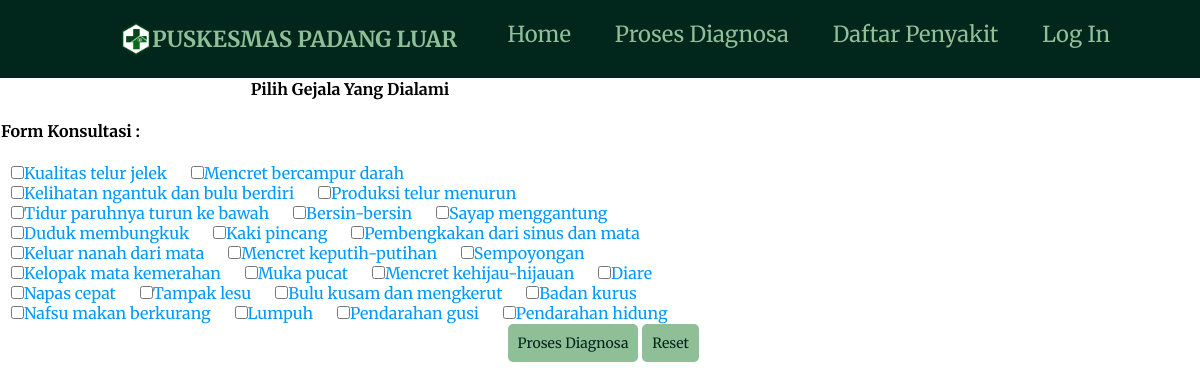
Page /index.php?top=konsultasiFm.php on the committed database.
### tables this page shows
CREATE TABLE `gejala` (
  `kd_gejala` char(4) NOT NULL,
  `gejala` varchar(100) NOT NULL
);

### konsultasifm.php (the view, shortened to what this page needs)
<html>
<head>
</head>
<body>
	<div class="konten">
		<form method="post" name="form" target="_self" action="?top=konsulperiksa.php">
			<table width="700" border="0" align="center" cellpadding="2" cellspacing="1" bordercolor="#FFFFFF">
				<tr>
					<td colspan="2">
						<div align="center"><strong>Pilih Gejala Yang Dialami</strong></div>
					</td>
				</tr>
				<tr>
					<td colspan="2">&nbsp;</td>
				</tr>
				<tr>
					<td colspan="2"><strong>Form Konsultasi :</strong></td>
				</tr>
				<tr>
					<td colspan="2">&nbsp;</td>
				</tr>
				<tr>
					<td width="504">
						<?php
						include "koneksi.php";
						$query = mysqli_query($koneksi, "SELECT * FROM gejala") or die("Query Error..!" . mysqli_error($koneksi));
						while ($row = mysqli_fetch_array($query)) {
							?>
							<li><input type="checkbox" name="gejala[]" id="gejala"
									value="<?php echo $row['kd_gejala']; ?>"><?php echo $row['gejala']; ?></li>
						<?php } ?>
					</td>
				</tr>
				<tr>
					<td width="504" align="right" bgcolor="#FFFFFF"><input type="submit" name="Submit"
							value="Proses Diagnosa"> <input type="reset" value="Reset"></td>
				</tr>
			</table>
		</form>
	</div>
</body>
</html>

### css/main.css (style rules this page uses)
* { box-sizing: border-box; margin: 0; padding: 0; font-family: "Merriweather", serif; }
.nav-links, li, a { color: black; display: inline-block; padding: 0 10px; }
.navbar-nav, li, a { color: #8FBF97; }
input[type=submit], input[type=reset] { color: #01261C; background-color: #8FBF97; font-size: 14px; margin: 0; top: 50%; border-style: none; border-radius: 5px; padding: 10px 10px 10px 10px; display: inline; justify-content: center; cursor: pointer; }

### konsultasifm.php (style rules this page uses)
li { line-height: -6px; font-weight: normal; color: #09F; }

### rows in the picture
gejala: gejala "Kualitas telur jelek"
gejala: gejala "Mencret bercampur darah"
gejala: gejala "Kelihatan ngantuk dan bulu berdiri"
gejala: gejala "Produksi telur menurun"
gejala: gejala "Tidur paruhnya turun ke bawah"
gejala: gejala "Bersin-bersin"
gejala: gejala "Sayap menggantung"
gejala: gejala "Duduk membungkuk"
gejala: gejala "Kaki pincang"
gejala: gejala "Pembengkakan dari sinus dan mata"
gejala: gejala "Keluar nanah dari mata"
gejala: gejala "Mencret keputih-putihan"
gejala: gejala "Sempoyongan"
gejala: gejala "Kelopak mata kemerahan"
gejala: gejala "Muka pucat"
gejala: gejala "Mencret kehijau-hijauan"
gejala: gejala "Diare"
gejala: gejala "Napas cepat"
gejala: gejala "Tampak lesu"
gejala: gejala "Bulu kusam dan mengkerut"
gejala: gejala "Badan kurus"
gejala: gejala "Nafsu makan berkurang"
gejala: gejala "Lumpuh"
gejala: gejala "Pendarahan gusi"
gejala: gejala "Pendarahan hidung"
